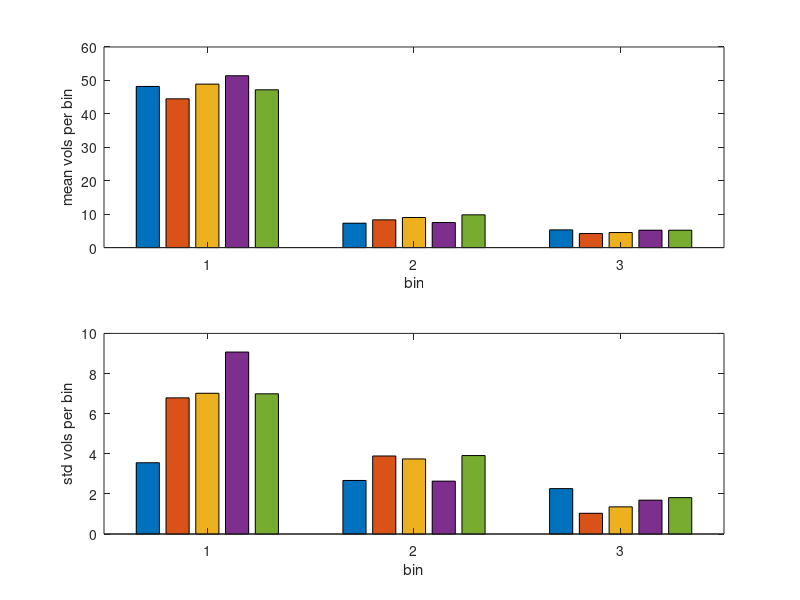

Write the MATLAB code that produced this figure.
clear all, close all
dbstop if error

% generate random binary images
XY = 100;   % x/y dimension
Z = 10;     % z dimension
N = 10;     % number of images per trial
T = 5;      % number of trials
thresh = 0.5;   % threshold
im = rand(XY,XY,Z,T,N);   % generate random greyscale (0 to 1) images
for i = 1:T
    for j = 1:N
        im(:,:,:,i,j) = smooth3(im(:,:,:,i,j),'box',5);  % filter the image so that we get blobs
    end
end
bw = im < thresh;    % binary (thresholded) images

% get volumes of "0" blobs in binary images
vols = cell(T,N);
for i = 1:T
    for j = 1:N
        temp = bwconncomp(bw(:,:,:,i,j));
        vols{i,j} = cellfun(@numel,temp.PixelIdxList);
    end
end

% compare volumes between images
bin_edge_1 = 2;
bin_edge_2 = 5;
nbins = 3;
vol_counts = zeros(nbins,T,N);
for i = 1:T
    for j = 1:N
        % count number of volumes for jth image from ith trial falling into bin 1
        vol_counts(1,i,j) = sum(vols{i,j} <= bin_edge_1);

        % count number of volumes for jth image from ith trial falling into bin 2
        vol_counts(2,i,j) = sum((bin_edge_1 < vols{i,j}) & (vols{i,j} <= bin_edge_2));

        % count number of volumes for jth image from ith trial falling into bin 3
        vol_counts(3,i,j) = sum(bin_edge_2 < vols{i,j});
    end
end
per_trial_mean_vols = mean(vol_counts,3);   % mean over all images in trial (3rd dimension)
per_trial_std_vols = std(vol_counts,0,3);     % standard deviation over all images in trial (3rd dimension)

% plots
figure;
subplot(2,1,1);
bar(per_trial_mean_vols,'grouped');
xlabel('bin');
ylabel('mean vols per bin');
subplot(2,1,2);
bar(per_trial_std_vols,'grouped');
xlabel('bin');
ylabel('std vols per bin');





